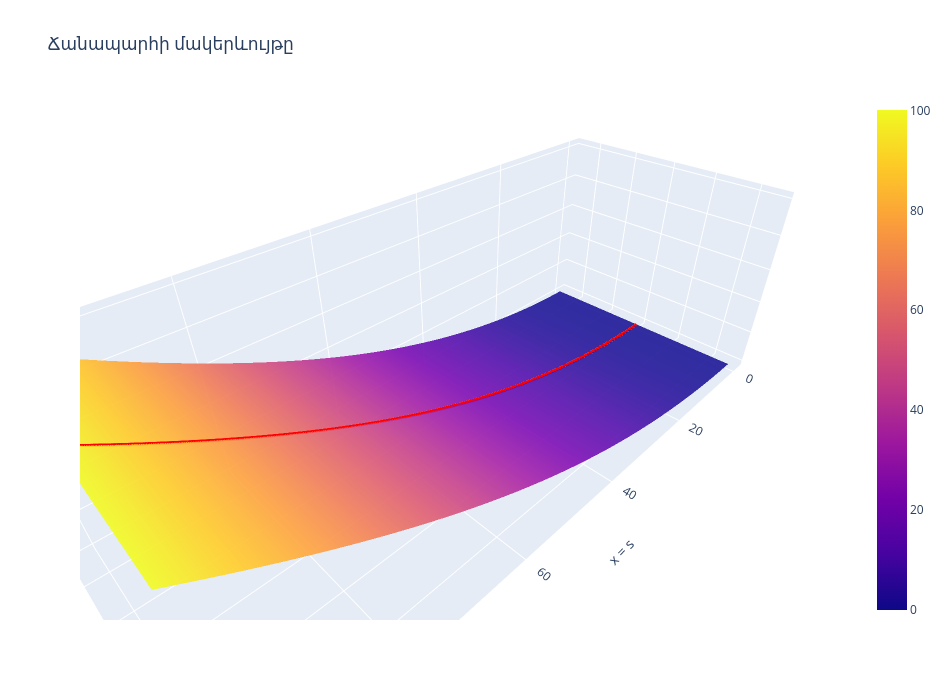

Write notebook code for a chart like this one.
### Markdown cell above
Դիցուք տարածության մեջ տրված է բնական հավասարումով տրված

$$
\vec{r}(s)=\{s;\;0;\;0,01s^2\}
$$

կորը, որտեղ $ s \in [0;100]$ մետր։ Ճանապարհի կես լայնությունը՝ $ a=5 \text{ մ} $ իսկ լայնական թեքությունը՝ 0,02(այսինքն 2%)։

Այդ դեպքում մակերևույթի պարամետրական հավասարումը կլինի՝

$$
R(s,t)=\{s;\;t;\;0,01s^2+0,02t\},
\qquad s\in[0;100], \quad t\in[-5;5]
$$

Տուփաձևությունը արտահայտվում է

$$
D=[0;100]\times[-5;5]
$$

պարամետրերի ուղղանկյուն տիրույթով։

### Code cell
import numpy as np
import plotly.graph_objects as go


s_vals = np.linspace(0, 100, 150)
t_vals = np.linspace(-5, 5, 60)

S, T = np.meshgrid(s_vals, t_vals)

X = S
Y = T
Z = 0.01 * S**2 + 0.02 * T


fig = go.Figure()

fig.add_surface(
    x=X,
    y=Y,
    z=Z,
    opacity=0.9
)


s_curve = np.linspace(0, 100, 300)
x_curve = s_curve
y_curve = np.zeros_like(s_curve)
z_curve = 0.01 * s_curve**2

fig.add_trace(
    go.Scatter3d(
        x=x_curve,
        y=y_curve,
        z=z_curve,
        mode="lines",
        line=dict(width=6, color="red"),
        name="r(s)"
    )
)

fig.update_layout(
    title="Ճանապարհի մակերևույթը",
    scene=dict(
        xaxis_title="x = s",
        yaxis_title="y = t",
        zaxis_title="z = 0.01s² + 0.02t",
        aspectmode="manual",
        aspectratio=dict(x=2.5, y=1, z=0.8)
    ),
    width=950,
    height=700
)

fig.show()

### Figure 1 — Plotly figure (JSON) as saved in the notebook; plotly's stock layout.template omitted (floating-point values rounded to 4 significant figures; data arrays with more than 128 entries replaced by an {"elided": "..."} marker saying what was removed)
{"data": [{"opacity": 0.9, "type": "surface", "x": {"elided": "60x150 float values"}, "y": {"elided": "60x150 float values"}, "z": {"elided": "60x150 float values"}}, {"line": {"color": "red", "width": 6}, "mode": "lines", "name": "r(s)", "type": "scatter3d", "x": {"elided": "300 float values"}, "y": {"elided": "300 float values"}, "z": {"elided": "300 float values"}}], "layout": {"height": 700, "scene": {"aspectmode": "manual", "aspectratio": {"x": 2.5, "y": 1, "z": 0.8}, "xaxis": {"title": {"text": "x = s"}}, "yaxis": {"title": {"text": "y = t"}}, "zaxis": {"title": {"text": "z = 0.01s² + 0.02t"}}}, "title": {"text": "Ճանապարհի մակերևույթը"}, "width": 950}}
